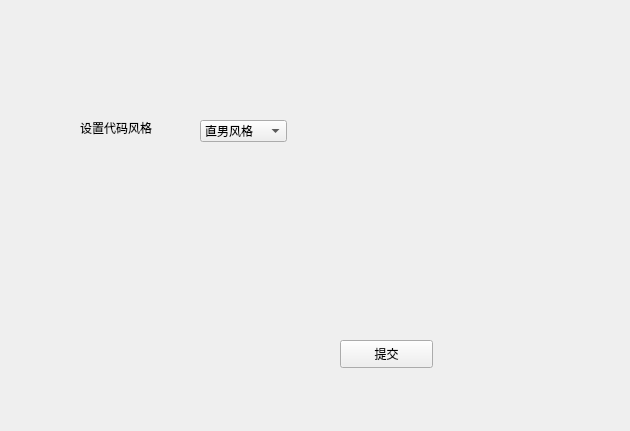
<?xml version="1.0" encoding="UTF-8"?>
<ui version="4.0">
 <class>SettingWindow</class>
 <widget class="QWidget" name="SettingWindow">
  <property name="geometry">
   <rect>
    <x>0</x>
    <y>0</y>
    <width>630</width>
    <height>431</height>
   </rect>
  </property>
  <property name="windowTitle">
   <string>Form</string>
  </property>
  <widget class="QComboBox" name="SytleBox">
   <property name="geometry">
    <rect>
     <x>200</x>
     <y>120</y>
     <width>87</width>
     <height>22</height>
    </rect>
   </property>
   <item>
    <property name="text">
     <string>直男风格</string>
    </property>
   </item>
   <item>
    <property name="text">
     <string>北理风格</string>
    </property>
   </item>
   <item>
    <property name="text">
     <string>少女风格</string>
    </property>
   </item>
  </widget>
  <widget class="QLabel" name="label">
   <property name="geometry">
    <rect>
     <x>80</x>
     <y>120</y>
     <width>101</width>
     <height>16</height>
    </rect>
   </property>
   <property name="text">
    <string>设置代码风格</string>
   </property>
  </widget>
  <widget class="QPushButton" name="CommitBtn">
   <property name="geometry">
    <rect>
     <x>340</x>
     <y>340</y>
     <width>93</width>
     <height>28</height>
    </rect>
   </property>
   <property name="text">
    <string>提交</string>
   </property>
  </widget>
 </widget>
 <resources/>
 <connections/>
</ui>
